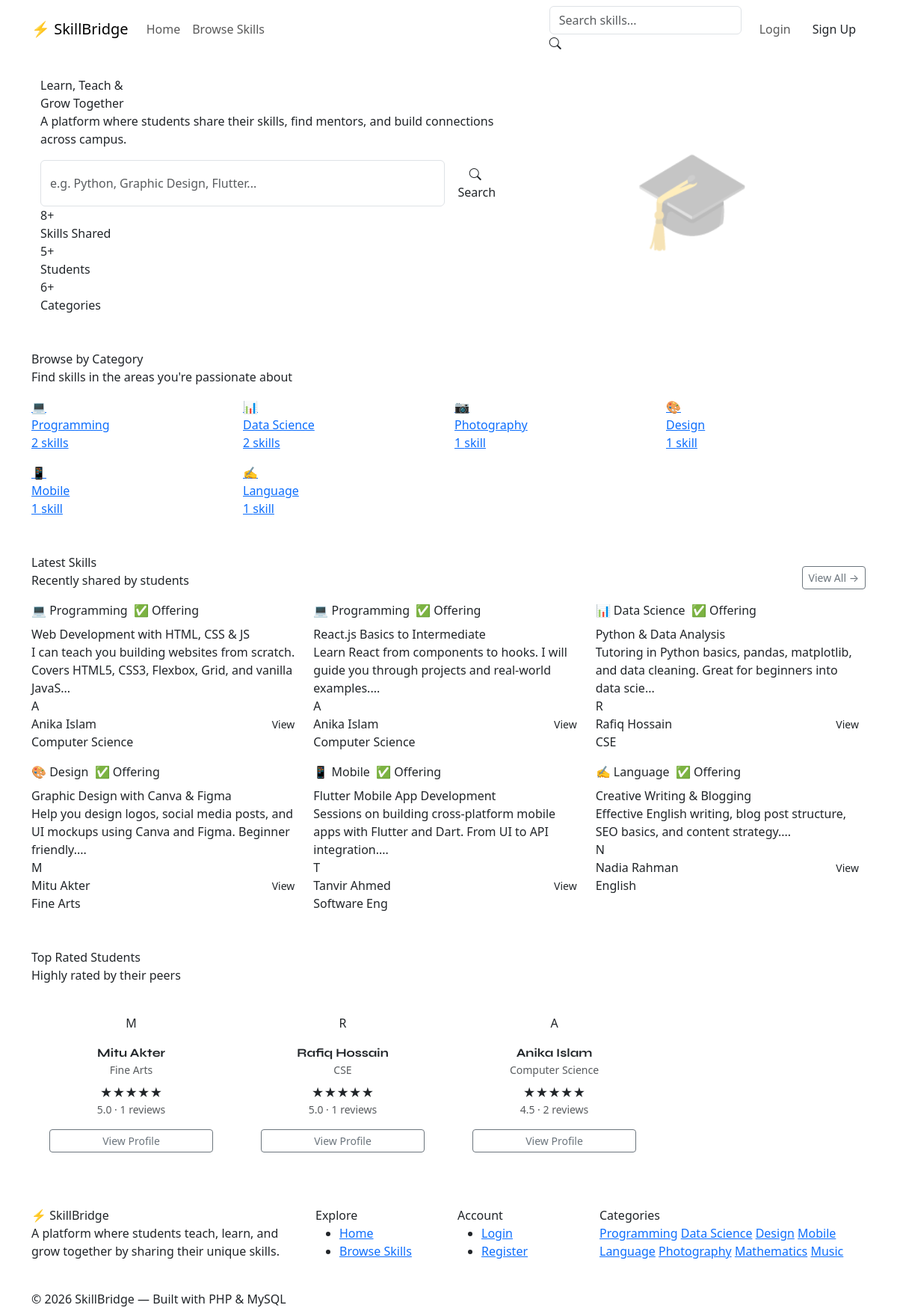
The page / on the database its author committed.
### tables this page shows
CREATE TABLE IF NOT EXISTS skills (
    id           INT AUTO_INCREMENT PRIMARY KEY,
    user_id      INT NOT NULL,
    title        VARCHAR(150) NOT NULL,
    description  TEXT NOT NULL,
    category     VARCHAR(80) NOT NULL,
    tags         VARCHAR(255),
    skill_type   ENUM('offer','request') DEFAULT 'offer',
    status       ENUM('active','closed') DEFAULT 'active',
    views        INT DEFAULT 0,
    created_at   TIMESTAMP DEFAULT CURRENT_TIMESTAMP,
    FOREIGN KEY (user_id) REFERENCES users(id) ON DELETE CASCADE
);

CREATE TABLE IF NOT EXISTS users (
    id           INT AUTO_INCREMENT PRIMARY KEY,
    name         VARCHAR(100) NOT NULL,
    email        VARCHAR(100) UNIQUE NOT NULL,
    password     VARCHAR(255) NOT NULL,
    bio          TEXT,
    department   VARCHAR(100),
    semester     VARCHAR(20),
    role         ENUM('student','admin') DEFAULT 'student',
    created_at   TIMESTAMP DEFAULT CURRENT_TIMESTAMP
);

### config/functions.php (called while the page is built, shortened)
<?php
function isLoggedIn(): bool {
    return isset($_SESSION['user_id']);
}
function sanitize(string $val): string {
    return htmlspecialchars(trim($val), ENT_QUOTES, 'UTF-8');
}
function getCategoryIcon(string $cat): string {
    return match(strtolower($cat)) {
        'programming'  => '💻',
        'data science' => '📊',
        'design'       => '🎨',
        'mobile'       => '📱',
        'language'     => '✍️',
        'photography'  => '📷',
        'mathematics'  => '📐',
        'music'        => '🎵',
        default        => '🔧',
    };
}

### index.php (the view, shortened to what this page needs)
<?php
require_once 'config/db.php';
require_once 'config/functions.php';
$totalSkills = $pdo->query("SELECT COUNT(*) FROM skills WHERE status='active'")->fetchColumn();
$totalUsers  = $pdo->query("SELECT COUNT(*) FROM users WHERE role='student'")->fetchColumn();
$totalCats   = $pdo->query("SELECT COUNT(DISTINCT category) FROM skills")->fetchColumn();
$latest = $pdo->query("
    SELECT s.*, u.name AS uname, u.department
    FROM skills s JOIN users u ON s.user_id=u.id
    WHERE s.status='active'
    ORDER BY s.created_at DESC LIMIT 6
")->fetchAll();
$categories = $pdo->query("
    SELECT category, COUNT(*) as cnt
    FROM skills WHERE status='active'
    GROUP BY category ORDER BY cnt DESC LIMIT 8
")->fetchAll();
$topUsers = $pdo->query("
    SELECT u.id, u.name, u.department,
           ROUND(AVG(r.rating),1) AS avg_rating,
           COUNT(r.id) AS total_reviews
    FROM users u
    JOIN reviews r ON r.reviewed_id = u.id
    GROUP BY u.id
    ORDER BY avg_rating DESC LIMIT 4
")->fetchAll();
require_once 'includes/header.php';
?>
<div class="hero">
    <div class="container position-relative" style="z-index:1;">
        <div class="row align-items-center">
            <div class="col-lg-7">
                <div class="hero-title">Learn, Teach &<br><span>Grow Together</span></div>
                <p class="hero-sub">A platform where students share their skills, find mentors, and build connections across campus.</p>
                <form class="hero-search d-flex" method="GET" action="pages/skills/browse.php">
                    <input class="form-control" name="search" placeholder="e.g. Python, Graphic Design, Flutter...">
                    <button type="submit" class="btn"><i class="bi bi-search me-1"></i>Search</button>
                </form>
                <div class="hero-stats">
                    <div>
                        <div class="hero-stat-num"><?= $totalSkills ?>+</div>
                        <div class="hero-stat-lbl">Skills Shared</div>
                    </div>
                    <div>
                        <div class="hero-stat-num"><?= $totalUsers ?>+</div>
                        <div class="hero-stat-lbl">Students</div>
                    </div>
                    <div>
                        <div class="hero-stat-num"><?= $totalCats ?>+</div>
                        <div class="hero-stat-lbl">Categories</div>
                    </div>
                </div>
            </div>
            <div class="col-lg-5 d-none d-lg-flex justify-content-center">
                <div style="font-size:8rem; opacity:0.3;">🎓</div>
            </div>
        </div>
    </div>
</div>
<div class="mt-5">
    <div class="section-heading">Browse by Category</div>
    <p class="section-sub">Find skills in the areas you're passionate about</p>
    <div class="row g-3">
        <?php foreach ($categories as $cat): ?>
        <div class="col-6 col-md-3">
            <a href="pages/skills/browse.php?category=<?= urlencode($cat['category']) ?>" class="cat-card">
                <div class="cat-icon"><?= getCategoryIcon($cat['category']) ?></div>
                <div class="cat-name"><?= sanitize($cat['category']) ?></div>
                <div class="cat-count"><?= $cat['cnt'] ?> skill<?= $cat['cnt'] != 1 ? 's' : '' ?></div>
            </a>
        </div>
        <?php endforeach; ?>
    </div>
</div>
<div class="mt-5">
    <div class="d-flex justify-content-between align-items-end mb-3">
        <div>
            <div class="section-heading">Latest Skills</div>
            <p class="section-sub mb-0">Recently shared by students</p>
        </div>
        <a href="pages/skills/browse.php" class="btn btn-outline-secondary btn-sm">View All →</a>
    </div>
    <div class="row g-3">
        <?php foreach ($latest as $sk): ?>
        <div class="col-md-6 col-lg-4">
            <div class="skill-card">
                <div class="skill-card-header">
                    <span class="category-pill"><?= getCategoryIcon($sk['category']) ?> <?= sanitize($sk['category']) ?></span>
                    <span class="ms-1 type-<?= $sk['skill_type'] ?> category-pill"><?= $sk['skill_type'] === 'offer' ? '✅ Offering' : '🔍 Wanted' ?></span>
                    <div class="skill-title mt-2"><?= sanitize($sk['title']) ?></div>
                    <p class="skill-desc mb-0"><?= sanitize(substr($sk['description'], 0, 100)) ?>...</p>
                </div>
                <div class="skill-card-footer d-flex justify-content-between align-items-center">
                    <div class="user-mini">
                        <div class="avatar-xs"><?= strtoupper(substr($sk['uname'],0,1)) ?></div>
                        <div>
                            <div class="user-mini-name"><?= sanitize($sk['uname']) ?></div>
                            <div class="user-mini-dept"><?= sanitize($sk['department']) ?></div>
                        </div>
                    </div>
                    <a href="pages/skills/view.php?id=<?= $sk['id'] ?>" class="btn btn-sm btn-accent">View</a>
                </div>
            </div>
        </div>
        <?php endforeach; ?>
    </div>
</div>
<?php if (!empty($topUsers)): ?>
<div class="mt-5 mb-4">
    <div class="section-heading">Top Rated Students</div>
    <p class="section-sub">Highly rated by their peers</p>
    <div class="row g-3">
        <?php foreach ($topUsers as $u): ?>
        <div class="col-sm-6 col-lg-3">
            <div class="skill-card text-center p-4">
                <div class="avatar-lg mx-auto mb-3"><?= strtoupper(substr($u['name'],0,1)) ?></div>
                <div class="fw-bold" style="font-family:'Syne',sans-serif;"><?= sanitize($u['name']) ?></div>
                <div class="text-muted small mb-2"><?= sanitize($u['department']) ?></div>
                <div class="stars">
                    <?= str_repeat('★', round($u['avg_rating'])) ?><?= str_repeat('☆', 5-round($u['avg_rating'])) ?>
                </div>
                <div class="small text-muted"><?= $u['avg_rating'] ?> · <?= $u['total_reviews'] ?> reviews</div>
                <a href="pages/profile/view.php?id=<?= $u['id'] ?>" class="btn btn-sm btn-outline-secondary mt-3 w-100">View Profile</a>
            </div>
        </div>
        <?php endforeach; ?>
    </div>
</div>
<?php endif; ?>
<?php require_once 'includes/footer.php'; ?>

### includes/header.php (shortened to what this page needs)
<?php
require_once $_SERVER['DOCUMENT_ROOT'] . BASE_URL . 'config/db.php';
require_once $_SERVER['DOCUMENT_ROOT'] . BASE_URL . 'config/functions.php';
$notifCount = 0;
?>
<!DOCTYPE html>
<html lang="en">
<head>
    <link href="https://cdn.jsdelivr.net/npm/bootstrap@5.3.2/dist/css/bootstrap.min.css" rel="stylesheet">
    <link href="https://cdn.jsdelivr.net/npm/bootstrap-icons@1.11.0/font/bootstrap-icons.css" rel="stylesheet">
    <link href="<?= BASE_URL ?>assets/css/style.css" rel="stylesheet">
</head>
<body>
<nav class="navbar navbar-expand-lg sticky-top">
    <div class="container">
        <a class="navbar-brand" href="<?= BASE_URL ?>index.php">
            <span class="brand-icon">⚡</span> <?= SITE_NAME ?>
        </a>
        <div class="collapse navbar-collapse" id="navbarNav">
            <ul class="navbar-nav me-auto">
                <li class="nav-item">
                    <a class="nav-link" href="<?= BASE_URL ?>index.php">Home</a>
                </li>
                <li class="nav-item">
                    <a class="nav-link" href="<?= BASE_URL ?>pages/skills/browse.php">Browse Skills</a>
                </li>
            </ul>
            <form class="d-flex me-3" method="GET" action="<?= BASE_URL ?>pages/skills/browse.php">
                <div class="search-wrap">
                    <input class="form-control search-input" type="search" name="search" placeholder="Search skills...">
                    <i class="bi bi-search search-icon"></i>
                </div>
            </form>
            <ul class="navbar-nav align-items-center">
                <?php if (isLoggedIn()): ?>
                    <li class="nav-item dropdown me-2">
                        <a class="nav-link position-relative" href="#" data-bs-toggle="dropdown">
                            <i class="bi bi-bell fs-5"></i>
                            <?php if ($notifCount > 0): ?>
                            <span class="notif-badge"><?= $notifCount ?></span>
                            <?php endif; ?>
                        </a>
                        <div class="dropdown-menu dropdown-menu-end notif-dropdown p-0">
                            <div class="notif-header">Notifications</div>
                            <?php
                            $notifs = $pdo->prepare("SELECT * FROM notifications WHERE user_id=? ORDER BY created_at DESC LIMIT 6");
                            $notifs->execute([currentUserId()]);
                            $notifList = $notifs->fetchAll();
                            if (empty($notifList)):
                            ?>
                            <div class="p-3 text-muted text-center small">No notifications yet</div>
                            <?php else: foreach ($notifList as $n): ?>
                            <a href="<?= BASE_URL . ltrim($n['link'], '/') ?>" class="notif-item <?= $n['is_read'] ? '' : 'unread' ?>">
                                <i class="bi bi-bell-fill me-2 text-warning"></i>
                                <?= sanitize($n['message']) ?>
                                <div class="notif-time"><?= timeAgo($n['created_at']) ?></div>
                            </a>
                            <?php endforeach; endif; ?>
                            <a href="<?= BASE_URL ?>pages/profile/notifications.php" class="notif-footer">View all</a>
                        </div>
                    </li>
                    <li class="nav-item dropdown">
                        <a class="nav-link d-flex align-items-center gap-2" href="#" data-bs-toggle="dropdown">
                            <div class="avatar-sm"><?= strtoupper(substr(currentUser()['name'], 0, 1)) ?></div>
                            <span class="d-none d-lg-inline"><?= sanitize(explode(' ', currentUser()['name'])[0]) ?></span>
                            <i class="bi bi-chevron-down small"></i>
                        </a>
                        <ul class="dropdown-menu dropdown-menu-end">
                            <li><a class="dropdown-item" href="<?= BASE_URL ?>pages/profile/view.php?id=<?= currentUserId() ?>"><i class="bi bi-person me-2"></i>My Profile</a></li>
                            <li><a class="dropdown-item" href="<?= BASE_URL ?>pages/profile/my_skills.php"><i class="bi bi-collection me-2"></i>My Skills</a></li>
                            <li><a class="dropdown-item" href="<?= BASE_URL ?>pages/profile/requests.php"><i class="bi bi-envelope me-2"></i>Requests</a></li>
                            <li><hr class="dropdown-divider"></li>
                            <li><a class="dropdown-item text-danger" href="<?= BASE_URL ?>pages/auth/logout.php"><i class="bi bi-box-arrow-right me-2"></i>Logout</a></li>
                        </ul>
                    </li>
                <?php else: ?>
                    <li class="nav-item"><a class="nav-link" href="<?= BASE_URL ?>pages/auth/login.php">Login</a></li>
                    <li class="nav-item"><a class="btn btn-accent ms-2" href="<?= BASE_URL ?>pages/auth/register.php">Sign Up</a></li>
                <?php endif; ?>
            </ul>
        </div>
    </div>
</nav>
<div class="container mt-4">

### includes/footer.php (shortened to what this page needs)
</div>
<footer class="site-footer mt-5">
    <div class="container">
        <div class="row">
            <div class="col-md-4 mb-4">
                <div class="footer-brand"><span>⚡</span> SkillBridge</div>
                <p class="footer-desc">A platform where students teach, learn, and grow together by sharing their unique skills.</p>
            </div>
            <div class="col-md-2 mb-4">
                <div class="footer-heading">Explore</div>
                <ul class="footer-links">
                    <li><a href="<?= BASE_URL ?>index.php">Home</a></li>
                    <li><a href="<?= BASE_URL ?>pages/skills/browse.php">Browse Skills</a></li>
                </ul>
            </div>
            <div class="col-md-2 mb-4">
                <div class="footer-heading">Account</div>
                <ul class="footer-links">
                    <?php if (isLoggedIn()): ?>
                    <li><a href="<?= BASE_URL ?>pages/profile/view.php?id=<?= currentUserId() ?>">My Profile</a></li>
                    <li><a href="<?= BASE_URL ?>pages/auth/logout.php">Logout</a></li>
                    <?php else: ?>
                    <li><a href="<?= BASE_URL ?>pages/auth/login.php">Login</a></li>
                    <li><a href="<?= BASE_URL ?>pages/auth/register.php">Register</a></li>
                    <?php endif; ?>
                </ul>
            </div>
            <div class="col-md-4 mb-4">
                <div class="footer-heading">Categories</div>
                <div class="footer-tags">
                    <?php
                    $cats = ['Programming','Data Science','Design','Mobile','Language','Photography','Mathematics','Music'];
                    foreach ($cats as $c):
                    ?>
                    <a href="<?= BASE_URL ?>pages/skills/browse.php?category=<?= urlencode($c) ?>" class="footer-tag"><?= $c ?></a>
                    <?php endforeach; ?>
                </div>
            </div>
        </div>
        <div class="footer-bottom">
            <span>© <?= date('Y') ?> SkillBridge — Built with PHP & MySQL</span>
        </div>
    </div>
</footer>
</body>
</html>

### rows shown on the page
skills: category "💻", category "Programming", skill_type "✅ Offering", title "Web Development with HTML, CSS & JS", description "I can teach you building websites from scratch. Covers HTML5, CSS3, Flexbox, Grid, and vanilla JavaS", user.name "A", user.name "Anika Islam", user.department "Computer Science"
skills: category "💻", category "Programming", skill_type "✅ Offering", title "React.js Basics to Intermediate", description "Learn React from components to hooks. I will guide you through projects and real-world examples.", user.name "A", user.name "Anika Islam", user.department "Computer Science"
skills: category "📊", category "Data Science", skill_type "✅ Offering", title "Python & Data Analysis", description "Tutoring in Python basics, pandas, matplotlib, and data cleaning. Great for beginners into data scie", user.name "R", user.name "Rafiq Hossain", user.department "CSE"
skills: category "🎨", category "Design", skill_type "✅ Offering", title "Graphic Design with Canva & Figma", description "Help you design logos, social media posts, and UI mockups using Canva and Figma. Beginner friendly.", user.name "M", user.name "Mitu Akter", user.department "Fine Arts"
skills: category "📱", category "Mobile", skill_type "✅ Offering", title "Flutter Mobile App Development", description "Sessions on building cross-platform mobile apps with Flutter and Dart. From UI to API integration.", user.name "T", user.name "Tanvir Ahmed", user.department "Software Eng"
skills: category "✍️", category "Language", skill_type "✅ Offering", title "Creative Writing & Blogging", description "Effective English writing, blog post structure, SEO basics, and content strategy.", user.name "N", user.name "Nadia Rahman", user.department "English"
users: name "M", name "Mitu Akter", department "Fine Arts", avg_rating "★★★★★", avg_rating "5.0", total_reviews "1"
users: name "R", name "Rafiq Hossain", department "CSE", avg_rating "★★★★★", avg_rating "5.0", total_reviews "1"
users: name "A", name "Anika Islam", department "Computer Science", avg_rating "★★★★★", avg_rating "4.5", total_reviews "2"

### other values the page prints
SITE_NAME "SkillBridge"
$totalSkills "8"
$totalUsers "5"
$totalCats "6"
getCategoryIcon($cat['category']) "💻"
$cat['category'] "Programming"
$cat['cnt'] "2"
getCategoryIcon($cat['category']) "📊"
$cat['category'] "Data Science"
getCategoryIcon($cat['category']) "📷"
$cat['category'] "Photography"
$cat['cnt'] "1"
getCategoryIcon($cat['category']) "🎨"
$cat['category'] "Design"
getCategoryIcon($cat['category']) "📱"
